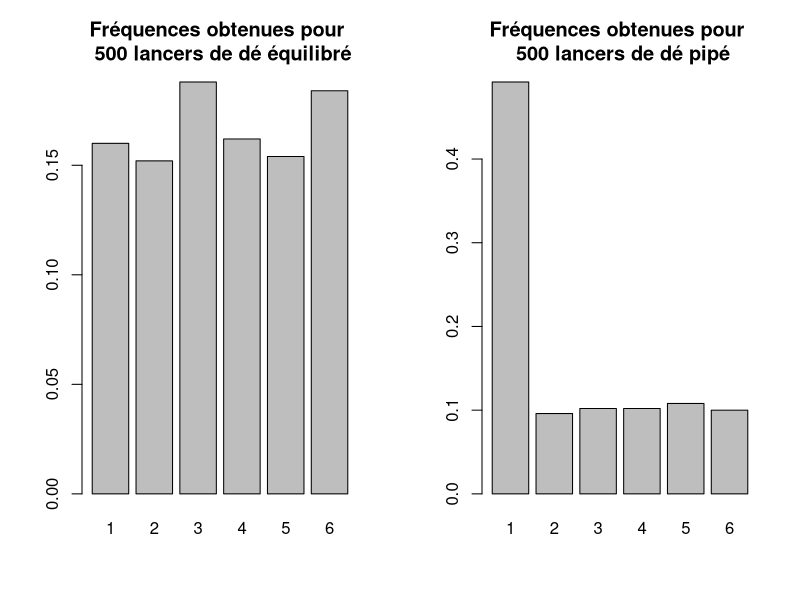
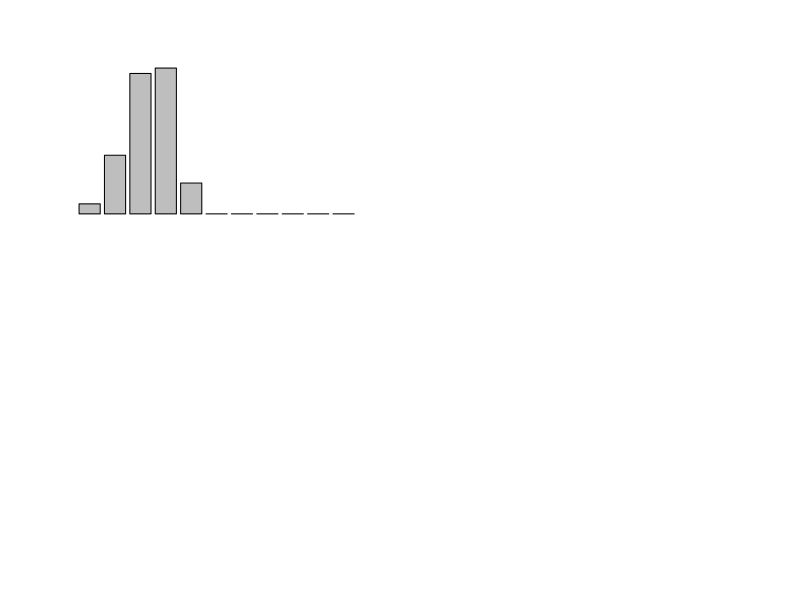

Source code (R) for these figures, in order: (Note: this script raises an error after producing the figures.)
#TP3.R Auteurs : Corentin CHEDOTAL & Mayeul TOUCHARD

#Exercice 3.1

x <- 1:10 
message("x <- 1:10 donne le vecteur [1,2,...,10]")
sample(x) 
message("sample(x) tire aléatoirement tous les éléments de x et les place en vecteur")
sample(x, replace = TRUE) 
message("même chose que ci-dessus mais avec remise")
sample(x[x > 8])
message("sample(x[x > 8]) tire parmi les éléments de x supérieurs à 8")
sample(x[x > 9])
message("comme sample(x)")
sample(x[x > 10])
message("sample(x[x > 10]) retourne integer(0) comme aucun x n'est supérieur à 10")
resample <- function(x, ...) x[sample(length(x), ...)]
message("resample <- function(x, ...) x[sample(length(x), ...)] créer la fonction resample")
resample(x[x > 8])
message("resample(x[x > 8]) fait la même chose que sample(x[x > 8])")
resample(x[x > 9])
message("resample(x[x > 9]) tire parmi les éléments de x > 9 (ici 10)")
resample(x[x > 10])
message("comme sample(x[x > 10]")

#Exemple d'application : l'épreuve du lancer de dé

res_dé = sample(6, 500, replace = T)
table(res_dé)
res_dé_pipé = sample(6, 500, replace = TRUE, prob=c(0.5,0.1,0.1,0.1,0.1,0.1))
table(res_dé_pipé)
titre1 = "Fréquences obtenues pour \n 500 lancers de dé équilibré"
titre2 = "Fréquences obtenues pour \n 500 lancers de dé pipé"
par(mfrow=c(1,2))
barplot(table(res_dé)/500, main=titre1)
barplot(table(res_dé_pipé)/500, main=titre2)

#Autre application :

urne = c(1,1,1,1,1,0,0,0,0,0,0,0,0,0,0)
X = 0
Y = 0
nbX = c(0,0,0,0,0,0,0,0,0,0,0)
nbY = c(0,0,0,0,0,0,0,0,0,0,0)
for (i in 1:500) {
  E1 = sample(urne, 10)
  E2 = sample(urne, 10, replace = TRUE)
  nbX[sum(E1)] = nbX[sum(E1)] + 1
  nbY[sum(E2)] = nbY[sum(E2)] + 1
}
titre1 = "Répartition obtenue pour \n 500 tirages sans remise"
titre2 = "Répartition obtenue pour \n 500 tirages avec remise"
par(mfrow=c(2,2))
barplot(nbX/500, main=titre1, names.arg=labels)
barplot(nbY/500, main=titre2, names.arg=labels)
labels=seq(0, 10)
titre3 = "Répartition théorique des tirages \n de boules blanches sans remise"
barplot(dhyper(0:10, 5, 10, 10), main=titre3, names.arg=labels)
titre4 = "Répartition théorique des tirages \n de boules blanches avec remise"
barplot(dbinom(0:10, 10, 1/3), main=titre4, names.arg=labels)

#Exercice 3.2

message("Sn = X1 + ... + Xn suit une loi binomiale de paramètre n = n et p = p, ici on a fixé n = 5 et p = 0.5")

calculRn = function(n, N, e, p) {
  sN = rbinom(N, n, p)
  sWn = sN / n
  tmp = abs(sWn - p)
  Rn = sum(tmp > e) / N
  return(Rn)
}
message("Pour la question 2) on a Rn =")
calculRn(5, 100, 0.1, 0.5)

message("Pour la question 3) pour les différents n on a")
calculRn(10, 100, 0.1, 0.5)
calculRn(25, 100, 0.1, 0.5)
calculRn(50, 100, 0.1, 0.5)
calculRn(75, 100, 0.1, 0.5)
calculRn(100, 100, 0.1, 0.5)
calculRn(150, 100, 0.1, 0.5)
calculRn(200, 100, 0.1, 0.5)
calculRn(500, 100, 0.1, 0.5)

message("Pour la question 4) pour e = 0.01 et les différents n on a")
calculRn(10, 100, 0.01, 0.5)
calculRn(100, 100, 0.01, 0.5)
calculRn(200, 100, 0.01, 0.5)
calculRn(500, 100, 0.01, 0.5)
calculRn(1000, 100, 0.01, 0.5)
calculRn(5000, 100, 0.01, 0.5)
calculRn(10000, 100, 0.01, 0.5)
calculRn(50000, 100, 0.01, 0.5)

message("On constate que Rn tend vers 0, on en conclut que P(Wn) converge vers p quand n tend vers l'infini")

#Exercice 3.3

approxPoisson = function(k, l) {
  return((l^(k)/factorial(k))*exp(-l))
}

comparaisonbinpois = function (x, n, p){
  poisson <- approxPoisson(x, 5)
  binomiale <- dbinom(x,n,p)
  A <- gl(5,1,5,labels=x)
  data <- cbind(binomiale,poisson)
  rownames(data) <- levels(A)
  barplot(t(data),beside=T,legend.text=colnames(data),
          col=c("grey50","grey80"),ylab="Probabilités", xlab="k")
  erreurn = max(abs(binomiale-dpois(x,5)))
  message("L'erreur entre la loi binomiale et la loi de Poisson est de ", erreurn)
}
comparaisonbinpois(0:10, 10, 0.5)
comparaisonbinpois(0:20, 20, 0.25)
comparaisonbinpois(0:50, 50, 0.1)
comparaisonbinpois(0:100, 100, 0.05)

message("On en conclut qu'une approximation par loi binomiale est d'autant plus proche de la loi de Poisson que n est grand")

#Exercice 3.4

message("Cette épidémie suit une loi binomiale de paramètre n=100 et p=0.02")

n = 100
p = 0.02
x = 2
repBino=pbinom(x, n, p)
message("La probabilité d'avoir plus d'un malade dans le village est de ", repBino)

x = 9.9
repBino=pbinom(x, n, p, lower.tail=TRUE)
message("La probabilité d'avoir au plus dix malades dans le village est de ", repBino)

message("Afin d'approximer la loi binomiale par une loi de Poisson on utilisera l=2")
x = 2
l = 2
repPois=ppois(x, l)
message("La probabilité par approximation avec loi de Poisson d'avoir plus d'un malade dans le village est de ", repPois)

message("Afin d'approximer la loi binomiale par une loi de Poisson on utilisera l=2")
x = 9.9
repPois=ppois(x, l, lower.tail=TRUE)
message("La probabilité par approximation avec loi de Poisson d'avoir au plus dix malades dans le village est de ", repPois)

message("L'approximation par loi de Poisson tend à être précise à la cinquième décimale près")

#Exercice 3.5

simulation = function(n, p){
  tablex = c(rbinom(0:499, n, p))

  plot(0:499, tablex, main="Mesures binomiales")

  tableaufreq = c(table(tablex)/500)

  par(mfrow =c(1,2))
  barplot(tableaufreq, ylab="fréquences",main="Fréquences empiriques")

  barplot(dbinom(0:15, n, p), ylab="fréquences",main="Fréquences théoriques",names.arg=0:15)

  par(mfrow =c(1,2))
  barplot(cumsum(tableaufreq), ylab="fréquences",main="Fréquences cumulées \n empiriques")

  barplot(cumsum(dbinom(0:15, n, p)),  ylab="fréquences",main="Fréquences cumulées \n théoriques",names.arg=0:15)

  moyenne = mean(tablex, 500)
  message("La moyenne empirique pour un échantillon de 500 est ", moyenne)

  esperance = weighted.mean(0:15,dbinom(0:15, n, p))
  message("L'espérance de la loi binomiale est ", esperance)
  message("La moyenne empirique et l'espérance sont assez proche")

  variance = var(tablex)
  message("La variance empirique de l'échantillon est ", variance)

  variance = n*p*(1-p)
  message("La variance de la loi binomiale est ", variance)
  message("Les deux variances sont proches")
}

simulation(15, 0.3)

message("Comme demandé à la question 12, une deuxième simulation est exécutée")
simulation(15, 0.3)

message("En conclusion :")
message("On remarque que la loi binomiale, bien que théorique, est une bonen approximation des différents résultats obtenus lors du tirage des échantillons.")
message("En effet, les résultats tels que l'espérance, la moyenen ou la variance sont relativement proches.")